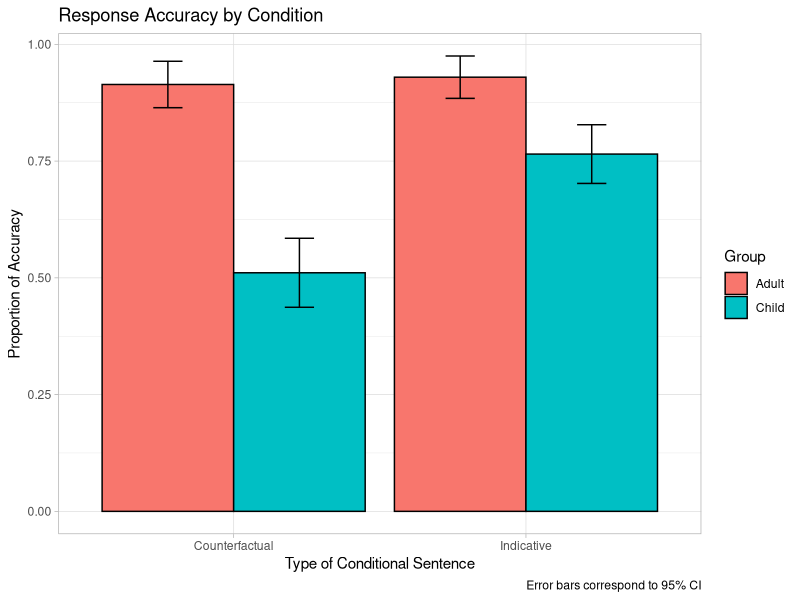

Reproduce this figure in R.
## ---- chunk 1
# Load the packages
library(lme4)
library(lmerTest)
library(ggplot2)
library(dplyr)
library(emmeans)
## ---- chunk 2
# Load the data
dat <- read.csv("datasets/response.csv")
## ---- chunk 3
# Convert categorical variables into factors
dat$id <- as.factor(dat$id)
dat$subject <- as.factor(dat$subject)
dat$group <- as.factor(dat$group)
dat$item <- as.factor(dat$item)
dat$condition <- as.factor(dat$condition)
dat$outcome <- as.factor(dat$outcome)
## ---- chunk 4
# Contrast coding
contrasts(dat$group) <- 0.5 * contr.sum(2)
contrasts(dat$condition) <- -0.5 * contr.sum(2)
contrasts(dat$outcome) <- 0.5 * contr.sum(2)
## ---- chunk 5
df <- dat %>%
  group_by(group, condition) %>% 
  summarise(mean_acc = mean(accuracy),
            sd_acc = sd(accuracy),
            obs = n()) %>% 
  mutate(se = sd_acc/sqrt(obs),
         lower = mean_acc - 2*se,
         upper = mean_acc + 2*se)
## ---- chunk 6
# Bar plot
p <- ggplot(df, aes(x = condition, y = mean_acc, fill = group)) + 
  geom_bar(stat = "identity", color = "black", 
           position = position_dodge()) +
  geom_errorbar(aes(ymin = lower, ymax = upper), width = 0.2,
                 position = position_dodge(0.9)) +
  labs(title = "Response Accuracy by Condition",
       caption = "Error bars correspond to 95% CI",
       x = "Type of Conditional Sentence",
       y = "Proportion of Accuracy",
       fill = "Group") + theme_light()
print(p)
## ---- chunk 7
# Maximal model
m1 <- glmer(accuracy ~ group*condition + (1 + condition | subject) + (1 + group | item),
            family = binomial(link = "logit"), data = dat)
## ---- chunk 8
# Simplify the random effects structure
m2 <- glmer(accuracy ~ group*condition + (1 + condition | subject) + (1 | item),
            family = binomial(link = "logit"), data = dat)
## ---- chunk 9
# Check the summary
summary(m2)
## ---- chunk 10
# Estimates
a <- summary(m2)$coefficients[1, 1]
bg <- summary(m2)$coefficients[2, 1]
bc <- summary(m2)$coefficients[3, 1]
bi <- summary(m2)$coefficients[4, 1]
## ---- chunk 11
# Difference in accuracy between adults and children
p_adult <- plogis(a + 0.5 * bg)
p_child <- plogis(a + -0.5 * bg)

p_adult - p_child
## ---- chunk 12
# Difference in accuracy between counterfactual and indicative conditionals
p_cf <- plogis(a + -0.5 * bc)
p_ind <- plogis(a + 0.5 * bc)

# Multiply with 100 to get the percentage
(p_ind - p_cf) * 100 
## ---- chunk 13
## Pairwise comparison
emm.m2.pred <- emmeans(m2, ~ group*condition, type = "response")

# 95% CI
summary(emm.m2.pred)
